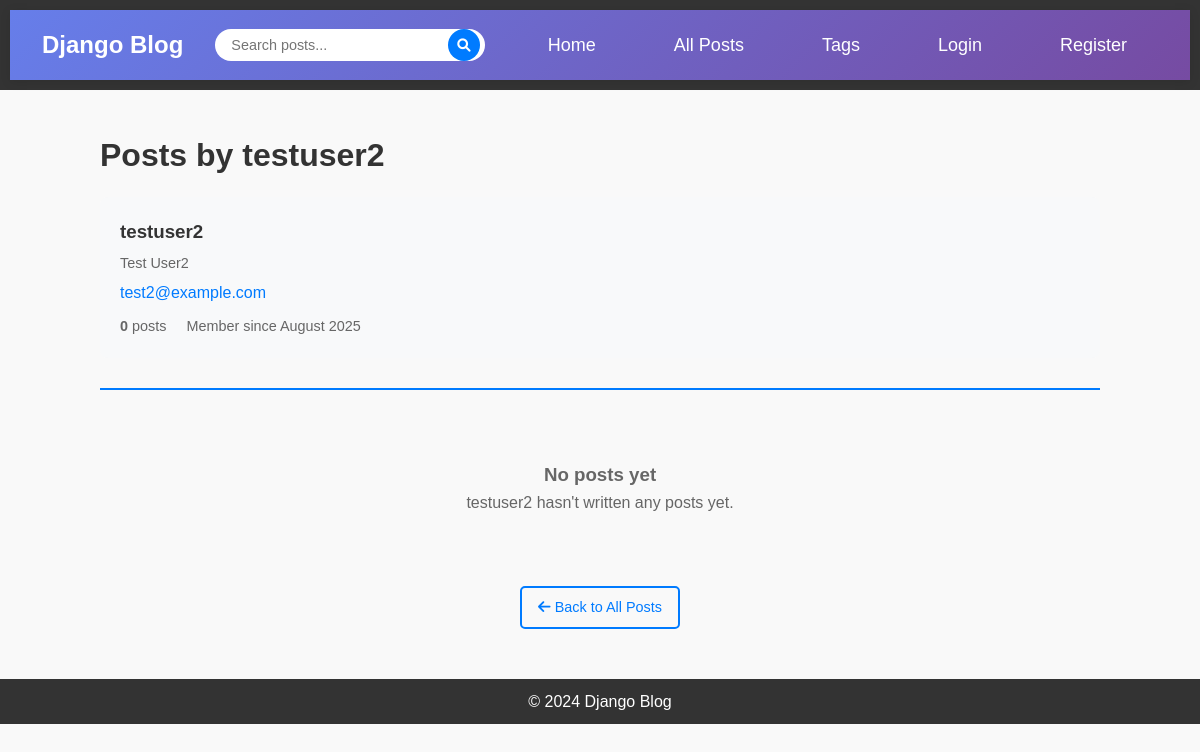
Page /user/testuser2/posts/ on the earlier database version.
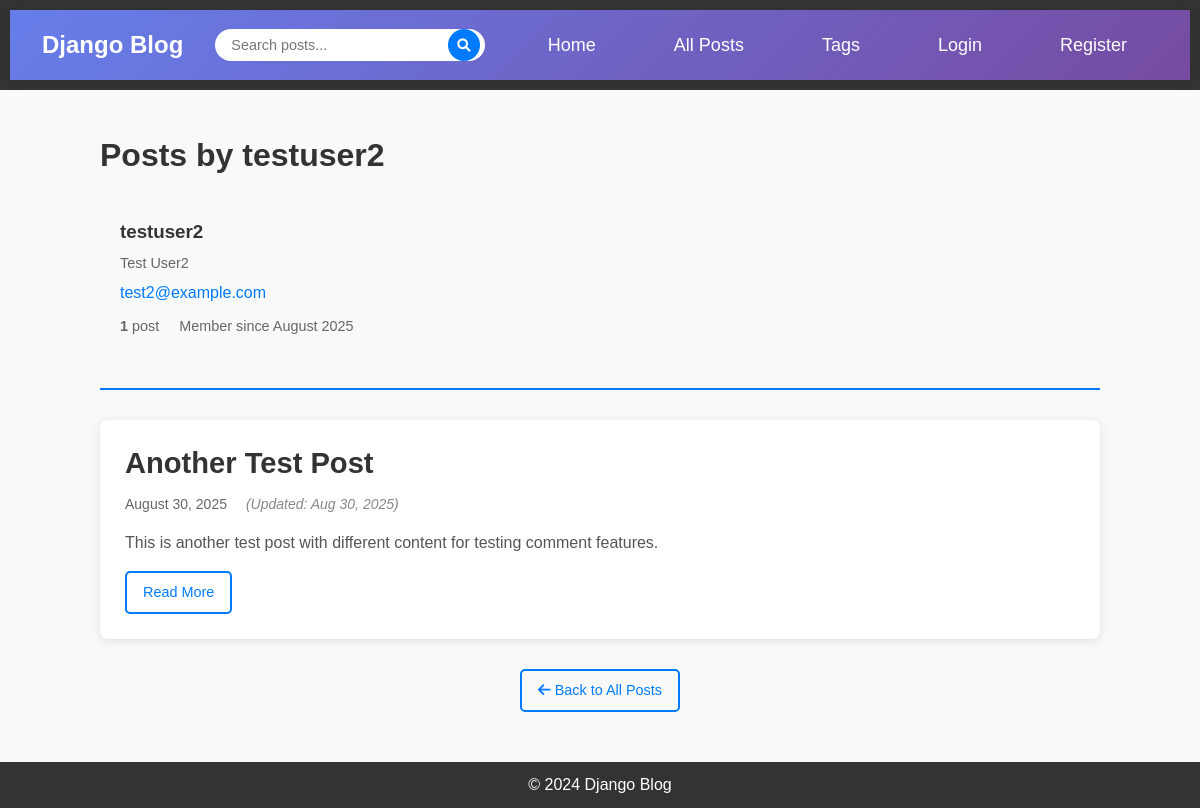
Same page on the later database version.
### blog/models.py (models this page shows, shortened)
class Post(models.Model):
    title = models.CharField(max_length=200)
    content = models.TextField()
    published_date = models.DateTimeField(auto_now_add=True)
    updated_date = models.DateTimeField(auto_now=True)
    author = models.ForeignKey(User, on_delete=models.CASCADE)
    tags = models.ManyToManyField(Tag, blank=True, related_name='posts')
    class Meta:
        ordering = ['-published_date']

### blog/views.py (the view)
# urls.py: path('user/<str:username>/posts/', views.UserPostListView.as_view(), name='user-posts'),
class UserPostListView(ListView):
    model = Post
    template_name = 'blog/user_posts.html'
    context_object_name = 'posts'
    paginate_by = 5
    def get_queryset(self):
        from django.contrib.auth.models import User
        user = User.objects.get(username=self.kwargs.get('username'))
        return Post.objects.filter(author=user).order_by('-published_date')
    def get_context_data(self, **kwargs):
        context = super().get_context_data(**kwargs)
        from django.contrib.auth.models import User
        user = User.objects.get(username=self.kwargs.get('username'))
        context['title'] = f"Posts by {user.username}"
        context['post_author'] = user
        return context

### blog/templates/blog/user_posts.html (shortened to what this page needs)
{% extends 'blog/base.html' %}
{% block content %}
<div class="user-posts-container">
    <div class="user-posts-header">
        <h1>{{ title }}</h1>
        <div class="author-info">
            <div class="author-details">
                <h3>{{ post_author.username }}</h3>
                {% if post_author.first_name or post_author.last_name %}
                    <p class="author-full-name">{{ post_author.first_name }} {{ post_author.last_name }}</p>
                {% endif %}
                {% if post_author.email %}
                    <p class="author-email">{{ post_author.email }}</p>
                {% endif %}
                <div class="author-stats">
                    <span class="stat">
                        <strong>{{ posts|length }}</strong>
                        post{{ posts|length|pluralize }}
                    </span>
                    <span class="stat">
                        Member since {{ post_author.date_joined|date:"F Y" }}
                    </span>
                </div>
            </div>
        </div>
    </div>
    {% if posts %}
        <div class="posts-list">
            {% for post in posts %}
                <article class="post-item">
                    <div class="post-header">
                        <h2 class="post-title">
                            <a href="{% url 'post-detail' post.pk %}">{{ post.title }}</a>
                        </h2>
                        <div class="post-meta">
                            <span class="date">{{ post.published_date|date:"F d, Y" }}</span>
                            {% if post.updated_date != post.published_date %}
                                <span class="updated">(Updated: {{ post.updated_date|date:"M d, Y" }})</span>
                            {% endif %}
                        </div>
                    </div>
                    <div class="post-content">
                        {{ post.content|truncatewords:40|linebreaksbr }}
                    </div>
                    <div class="post-actions">
                        <a href="{% url 'post-detail' post.pk %}" class="btn btn-outline">Read More</a>
                    </div>
                </article>
            {% endfor %}
        </div>
    {% else %}
        <div class="no-posts">
            <h3>No posts yet</h3>
            {% if user == post_author %}
                <p>You haven't written any posts yet.</p>
                <a href="{% url 'post-create' %}" class="btn btn-primary">Create Your First Post</a>
            {% else %}
                <p>{{ post_author.username }} hasn't written any posts yet.</p>
            {% endif %}
        </div>
    {% endif %}
    <div class="navigation-links">
        <a href="{% url 'post-list' %}" class="btn btn-outline">
            <i class="fas fa-arrow-left"></i> Back to All Posts
        </a>
    </div>
</div>
{% endblock %}

Differences in the rows shown:
added Post: title "Another Test Post", published_date "August 30, 2025", updated_date "Aug 30, 2025", content "This is another test post with different content for testing comment features."
Other differences:
{{ posts|length }}: "0" → "1"
{{ post_author.username }}: "testuser2" → (not shown)
text no longer shown: "No posts yet hasn't written any posts yet."
